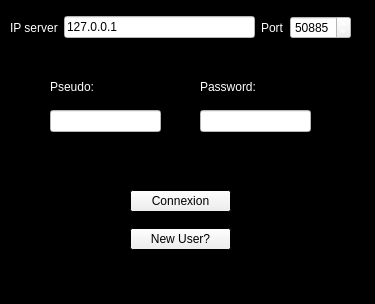
<?xml version="1.0" encoding="UTF-8"?>
<ui version="4.0">
 <class>fenConnexion</class>
 <widget class="QWidget" name="fenConnexion">
  <property name="geometry">
   <rect>
    <x>0</x>
    <y>0</y>
    <width>375</width>
    <height>304</height>
   </rect>
  </property>
  <property name="palette">
   <palette>
    <active>
     <colorrole role="Base">
      <brush brushstyle="SolidPattern">
       <color alpha="255">
        <red>255</red>
        <green>255</green>
        <blue>255</blue>
       </color>
      </brush>
     </colorrole>
     <colorrole role="Window">
      <brush brushstyle="SolidPattern">
       <color alpha="255">
        <red>0</red>
        <green>0</green>
        <blue>0</blue>
       </color>
      </brush>
     </colorrole>
    </active>
    <inactive>
     <colorrole role="Base">
      <brush brushstyle="SolidPattern">
       <color alpha="255">
        <red>255</red>
        <green>255</green>
        <blue>255</blue>
       </color>
      </brush>
     </colorrole>
     <colorrole role="Window">
      <brush brushstyle="SolidPattern">
       <color alpha="255">
        <red>0</red>
        <green>0</green>
        <blue>0</blue>
       </color>
      </brush>
     </colorrole>
    </inactive>
    <disabled>
     <colorrole role="Base">
      <brush brushstyle="SolidPattern">
       <color alpha="255">
        <red>0</red>
        <green>0</green>
        <blue>0</blue>
       </color>
      </brush>
     </colorrole>
     <colorrole role="Window">
      <brush brushstyle="SolidPattern">
       <color alpha="255">
        <red>0</red>
        <green>0</green>
        <blue>0</blue>
       </color>
      </brush>
     </colorrole>
    </disabled>
   </palette>
  </property>
  <property name="windowTitle">
   <string>Connexion</string>
  </property>
  <widget class="QWidget" name="verticalLayoutWidget">
   <property name="geometry">
    <rect>
     <x>50</x>
     <y>70</y>
     <width>111</width>
     <height>62</height>
    </rect>
   </property>
   <layout class="QVBoxLayout" name="verticalLayout_2">
    <item>
     <widget class="QLabel" name="pseudo_2">
      <property name="palette">
       <palette>
        <active>
         <colorrole role="WindowText">
          <brush brushstyle="SolidPattern">
           <color alpha="255">
            <red>255</red>
            <green>255</green>
            <blue>255</blue>
           </color>
          </brush>
         </colorrole>
         <colorrole role="Text">
          <brush brushstyle="SolidPattern">
           <color alpha="255">
            <red>255</red>
            <green>255</green>
            <blue>255</blue>
           </color>
          </brush>
         </colorrole>
         <colorrole role="ButtonText">
          <brush brushstyle="SolidPattern">
           <color alpha="255">
            <red>255</red>
            <green>255</green>
            <blue>255</blue>
           </color>
          </brush>
         </colorrole>
        </active>
        <inactive>
         <colorrole role="WindowText">
          <brush brushstyle="SolidPattern">
           <color alpha="255">
            <red>255</red>
            <green>255</green>
            <blue>255</blue>
           </color>
          </brush>
         </colorrole>
         <colorrole role="Text">
          <brush brushstyle="SolidPattern">
           <color alpha="255">
            <red>255</red>
            <green>255</green>
            <blue>255</blue>
           </color>
          </brush>
         </colorrole>
         <colorrole role="ButtonText">
          <brush brushstyle="SolidPattern">
           <color alpha="255">
            <red>255</red>
            <green>255</green>
            <blue>255</blue>
           </color>
          </brush>
         </colorrole>
        </inactive>
        <disabled>
         <colorrole role="WindowText">
          <brush brushstyle="SolidPattern">
           <color alpha="255">
            <red>143</red>
            <green>146</green>
            <blue>147</blue>
           </color>
          </brush>
         </colorrole>
         <colorrole role="Text">
          <brush brushstyle="SolidPattern">
           <color alpha="255">
            <red>143</red>
            <green>146</green>
            <blue>147</blue>
           </color>
          </brush>
         </colorrole>
         <colorrole role="ButtonText">
          <brush brushstyle="SolidPattern">
           <color alpha="255">
            <red>143</red>
            <green>146</green>
            <blue>147</blue>
           </color>
          </brush>
         </colorrole>
        </disabled>
       </palette>
      </property>
      <property name="text">
       <string>Pseudo:</string>
      </property>
     </widget>
    </item>
    <item>
     <widget class="QLineEdit" name="pseudo">
      <property name="palette">
       <palette>
        <active>
         <colorrole role="Base">
          <brush brushstyle="SolidPattern">
           <color alpha="255">
            <red>255</red>
            <green>255</green>
            <blue>255</blue>
           </color>
          </brush>
         </colorrole>
         <colorrole role="Window">
          <brush brushstyle="SolidPattern">
           <color alpha="255">
            <red>255</red>
            <green>255</green>
            <blue>255</blue>
           </color>
          </brush>
         </colorrole>
        </active>
        <inactive>
         <colorrole role="Base">
          <brush brushstyle="SolidPattern">
           <color alpha="255">
            <red>255</red>
            <green>255</green>
            <blue>255</blue>
           </color>
          </brush>
         </colorrole>
         <colorrole role="Window">
          <brush brushstyle="SolidPattern">
           <color alpha="255">
            <red>255</red>
            <green>255</green>
            <blue>255</blue>
           </color>
          </brush>
         </colorrole>
        </inactive>
        <disabled>
         <colorrole role="Base">
          <brush brushstyle="SolidPattern">
           <color alpha="255">
            <red>255</red>
            <green>255</green>
            <blue>255</blue>
           </color>
          </brush>
         </colorrole>
         <colorrole role="Window">
          <brush brushstyle="SolidPattern">
           <color alpha="255">
            <red>255</red>
            <green>255</green>
            <blue>255</blue>
           </color>
          </brush>
         </colorrole>
        </disabled>
       </palette>
      </property>
     </widget>
    </item>
   </layout>
  </widget>
  <widget class="QWidget" name="verticalLayoutWidget_2">
   <property name="geometry">
    <rect>
     <x>200</x>
     <y>70</y>
     <width>111</width>
     <height>62</height>
    </rect>
   </property>
   <layout class="QVBoxLayout" name="verticalLayout_3">
    <item>
     <widget class="QLabel" name="password_2">
      <property name="palette">
       <palette>
        <active>
         <colorrole role="WindowText">
          <brush brushstyle="SolidPattern">
           <color alpha="255">
            <red>255</red>
            <green>255</green>
            <blue>255</blue>
           </color>
          </brush>
         </colorrole>
        </active>
        <inactive>
         <colorrole role="WindowText">
          <brush brushstyle="SolidPattern">
           <color alpha="255">
            <red>255</red>
            <green>255</green>
            <blue>255</blue>
           </color>
          </brush>
         </colorrole>
        </inactive>
        <disabled>
         <colorrole role="WindowText">
          <brush brushstyle="SolidPattern">
           <color alpha="255">
            <red>143</red>
            <green>146</green>
            <blue>147</blue>
           </color>
          </brush>
         </colorrole>
        </disabled>
       </palette>
      </property>
      <property name="text">
       <string>Password:</string>
      </property>
     </widget>
    </item>
    <item>
     <widget class="QLineEdit" name="password">
      <property name="palette">
       <palette>
        <active>
         <colorrole role="Base">
          <brush brushstyle="SolidPattern">
           <color alpha="255">
            <red>255</red>
            <green>255</green>
            <blue>255</blue>
           </color>
          </brush>
         </colorrole>
         <colorrole role="Window">
          <brush brushstyle="SolidPattern">
           <color alpha="255">
            <red>255</red>
            <green>255</green>
            <blue>255</blue>
           </color>
          </brush>
         </colorrole>
        </active>
        <inactive>
         <colorrole role="Base">
          <brush brushstyle="SolidPattern">
           <color alpha="255">
            <red>255</red>
            <green>255</green>
            <blue>255</blue>
           </color>
          </brush>
         </colorrole>
         <colorrole role="Window">
          <brush brushstyle="SolidPattern">
           <color alpha="255">
            <red>255</red>
            <green>255</green>
            <blue>255</blue>
           </color>
          </brush>
         </colorrole>
        </inactive>
        <disabled>
         <colorrole role="Base">
          <brush brushstyle="SolidPattern">
           <color alpha="255">
            <red>255</red>
            <green>255</green>
            <blue>255</blue>
           </color>
          </brush>
         </colorrole>
         <colorrole role="Window">
          <brush brushstyle="SolidPattern">
           <color alpha="255">
            <red>255</red>
            <green>255</green>
            <blue>255</blue>
           </color>
          </brush>
         </colorrole>
        </disabled>
       </palette>
      </property>
      <property name="inputMethodHints">
       <set>Qt::ImhHiddenText|Qt::ImhNoAutoUppercase|Qt::ImhNoPredictiveText|Qt::ImhSensitiveData</set>
      </property>
      <property name="echoMode">
       <enum>QLineEdit::Password</enum>
      </property>
     </widget>
    </item>
   </layout>
  </widget>
  <widget class="QWidget" name="verticalLayoutWidget_3">
   <property name="geometry">
    <rect>
     <x>130</x>
     <y>180</y>
     <width>101</width>
     <height>80</height>
    </rect>
   </property>
   <layout class="QVBoxLayout" name="verticalLayout_4">
    <item>
     <widget class="QPushButton" name="ConnectButton">
      <property name="text">
       <string>Connexion</string>
      </property>
     </widget>
    </item>
    <item>
     <widget class="QPushButton" name="newUser">
      <property name="text">
       <string>New User?</string>
      </property>
     </widget>
    </item>
   </layout>
  </widget>
  <widget class="QWidget" name="horizontalLayoutWidget">
   <property name="geometry">
    <rect>
     <x>10</x>
     <y>10</y>
     <width>341</width>
     <height>35</height>
    </rect>
   </property>
   <layout class="QHBoxLayout" name="horizontalLayout_7">
    <item>
     <widget class="QLabel" name="label">
      <property name="palette">
       <palette>
        <active>
         <colorrole role="WindowText">
          <brush brushstyle="SolidPattern">
           <color alpha="255">
            <red>255</red>
            <green>255</green>
            <blue>255</blue>
           </color>
          </brush>
         </colorrole>
         <colorrole role="Text">
          <brush brushstyle="SolidPattern">
           <color alpha="255">
            <red>255</red>
            <green>255</green>
            <blue>255</blue>
           </color>
          </brush>
         </colorrole>
         <colorrole role="Base">
          <brush brushstyle="SolidPattern">
           <color alpha="255">
            <red>255</red>
            <green>255</green>
            <blue>255</blue>
           </color>
          </brush>
         </colorrole>
         <colorrole role="Window">
          <brush brushstyle="SolidPattern">
           <color alpha="255">
            <red>125</red>
            <green>125</green>
            <blue>124</blue>
           </color>
          </brush>
         </colorrole>
        </active>
        <inactive>
         <colorrole role="WindowText">
          <brush brushstyle="SolidPattern">
           <color alpha="255">
            <red>255</red>
            <green>255</green>
            <blue>255</blue>
           </color>
          </brush>
         </colorrole>
         <colorrole role="Text">
          <brush brushstyle="SolidPattern">
           <color alpha="255">
            <red>255</red>
            <green>255</green>
            <blue>255</blue>
           </color>
          </brush>
         </colorrole>
         <colorrole role="Base">
          <brush brushstyle="SolidPattern">
           <color alpha="255">
            <red>255</red>
            <green>255</green>
            <blue>255</blue>
           </color>
          </brush>
         </colorrole>
         <colorrole role="Window">
          <brush brushstyle="SolidPattern">
           <color alpha="255">
            <red>125</red>
            <green>125</green>
            <blue>124</blue>
           </color>
          </brush>
         </colorrole>
        </inactive>
        <disabled>
         <colorrole role="WindowText">
          <brush brushstyle="SolidPattern">
           <color alpha="255">
            <red>143</red>
            <green>146</green>
            <blue>147</blue>
           </color>
          </brush>
         </colorrole>
         <colorrole role="Text">
          <brush brushstyle="SolidPattern">
           <color alpha="255">
            <red>143</red>
            <green>146</green>
            <blue>147</blue>
           </color>
          </brush>
         </colorrole>
         <colorrole role="Base">
          <brush brushstyle="SolidPattern">
           <color alpha="255">
            <red>125</red>
            <green>125</green>
            <blue>124</blue>
           </color>
          </brush>
         </colorrole>
         <colorrole role="Window">
          <brush brushstyle="SolidPattern">
           <color alpha="255">
            <red>125</red>
            <green>125</green>
            <blue>124</blue>
           </color>
          </brush>
         </colorrole>
        </disabled>
       </palette>
      </property>
      <property name="text">
       <string>IP server</string>
      </property>
     </widget>
    </item>
    <item>
     <widget class="QLineEdit" name="serverIP">
      <property name="enabled">
       <bool>true</bool>
      </property>
      <property name="palette">
       <palette>
        <active>
         <colorrole role="WindowText">
          <brush brushstyle="SolidPattern">
           <color alpha="255">
            <red>0</red>
            <green>0</green>
            <blue>0</blue>
           </color>
          </brush>
         </colorrole>
         <colorrole role="Text">
          <brush brushstyle="SolidPattern">
           <color alpha="255">
            <red>0</red>
            <green>0</green>
            <blue>0</blue>
           </color>
          </brush>
         </colorrole>
         <colorrole role="Base">
          <brush brushstyle="SolidPattern">
           <color alpha="255">
            <red>255</red>
            <green>255</green>
            <blue>255</blue>
           </color>
          </brush>
         </colorrole>
         <colorrole role="Window">
          <brush brushstyle="SolidPattern">
           <color alpha="255">
            <red>255</red>
            <green>255</green>
            <blue>255</blue>
           </color>
          </brush>
         </colorrole>
        </active>
        <inactive>
         <colorrole role="WindowText">
          <brush brushstyle="SolidPattern">
           <color alpha="255">
            <red>0</red>
            <green>0</green>
            <blue>0</blue>
           </color>
          </brush>
         </colorrole>
         <colorrole role="Text">
          <brush brushstyle="SolidPattern">
           <color alpha="255">
            <red>0</red>
            <green>0</green>
            <blue>0</blue>
           </color>
          </brush>
         </colorrole>
         <colorrole role="Base">
          <brush brushstyle="SolidPattern">
           <color alpha="255">
            <red>255</red>
            <green>255</green>
            <blue>255</blue>
           </color>
          </brush>
         </colorrole>
         <colorrole role="Window">
          <brush brushstyle="SolidPattern">
           <color alpha="255">
            <red>255</red>
            <green>255</green>
            <blue>255</blue>
           </color>
          </brush>
         </colorrole>
        </inactive>
        <disabled>
         <colorrole role="WindowText">
          <brush brushstyle="SolidPattern">
           <color alpha="255">
            <red>143</red>
            <green>146</green>
            <blue>147</blue>
           </color>
          </brush>
         </colorrole>
         <colorrole role="Text">
          <brush brushstyle="SolidPattern">
           <color alpha="255">
            <red>143</red>
            <green>146</green>
            <blue>147</blue>
           </color>
          </brush>
         </colorrole>
         <colorrole role="Base">
          <brush brushstyle="SolidPattern">
           <color alpha="255">
            <red>255</red>
            <green>255</green>
            <blue>255</blue>
           </color>
          </brush>
         </colorrole>
         <colorrole role="Window">
          <brush brushstyle="SolidPattern">
           <color alpha="255">
            <red>255</red>
            <green>255</green>
            <blue>255</blue>
           </color>
          </brush>
         </colorrole>
        </disabled>
       </palette>
      </property>
      <property name="text">
       <string>127.0.0.1</string>
      </property>
     </widget>
    </item>
    <item>
     <widget class="QLabel" name="label_2">
      <property name="palette">
       <palette>
        <active>
         <colorrole role="WindowText">
          <brush brushstyle="SolidPattern">
           <color alpha="255">
            <red>255</red>
            <green>255</green>
            <blue>255</blue>
           </color>
          </brush>
         </colorrole>
        </active>
        <inactive>
         <colorrole role="WindowText">
          <brush brushstyle="SolidPattern">
           <color alpha="255">
            <red>255</red>
            <green>255</green>
            <blue>255</blue>
           </color>
          </brush>
         </colorrole>
        </inactive>
        <disabled>
         <colorrole role="WindowText">
          <brush brushstyle="SolidPattern">
           <color alpha="255">
            <red>143</red>
            <green>146</green>
            <blue>147</blue>
           </color>
          </brush>
         </colorrole>
        </disabled>
       </palette>
      </property>
      <property name="text">
       <string>Port</string>
      </property>
     </widget>
    </item>
    <item>
     <widget class="QSpinBox" name="serverPort">
      <property name="palette">
       <palette>
        <active>
         <colorrole role="WindowText">
          <brush brushstyle="SolidPattern">
           <color alpha="255">
            <red>255</red>
            <green>255</green>
            <blue>255</blue>
           </color>
          </brush>
         </colorrole>
         <colorrole role="Text">
          <brush brushstyle="SolidPattern">
           <color alpha="255">
            <red>0</red>
            <green>0</green>
            <blue>0</blue>
           </color>
          </brush>
         </colorrole>
         <colorrole role="Base">
          <brush brushstyle="SolidPattern">
           <color alpha="255">
            <red>255</red>
            <green>255</green>
            <blue>255</blue>
           </color>
          </brush>
         </colorrole>
         <colorrole role="Window">
          <brush brushstyle="SolidPattern">
           <color alpha="255">
            <red>255</red>
            <green>255</green>
            <blue>255</blue>
           </color>
          </brush>
         </colorrole>
        </active>
        <inactive>
         <colorrole role="WindowText">
          <brush brushstyle="SolidPattern">
           <color alpha="255">
            <red>255</red>
            <green>255</green>
            <blue>255</blue>
           </color>
          </brush>
         </colorrole>
         <colorrole role="Text">
          <brush brushstyle="SolidPattern">
           <color alpha="255">
            <red>0</red>
            <green>0</green>
            <blue>0</blue>
           </color>
          </brush>
         </colorrole>
         <colorrole role="Base">
          <brush brushstyle="SolidPattern">
           <color alpha="255">
            <red>255</red>
            <green>255</green>
            <blue>255</blue>
           </color>
          </brush>
         </colorrole>
         <colorrole role="Window">
          <brush brushstyle="SolidPattern">
           <color alpha="255">
            <red>255</red>
            <green>255</green>
            <blue>255</blue>
           </color>
          </brush>
         </colorrole>
        </inactive>
        <disabled>
         <colorrole role="WindowText">
          <brush brushstyle="SolidPattern">
           <color alpha="255">
            <red>143</red>
            <green>146</green>
            <blue>147</blue>
           </color>
          </brush>
         </colorrole>
         <colorrole role="Text">
          <brush brushstyle="SolidPattern">
           <color alpha="255">
            <red>143</red>
            <green>146</green>
            <blue>147</blue>
           </color>
          </brush>
         </colorrole>
         <colorrole role="Base">
          <brush brushstyle="SolidPattern">
           <color alpha="255">
            <red>255</red>
            <green>255</green>
            <blue>255</blue>
           </color>
          </brush>
         </colorrole>
         <colorrole role="Window">
          <brush brushstyle="SolidPattern">
           <color alpha="255">
            <red>255</red>
            <green>255</green>
            <blue>255</blue>
           </color>
          </brush>
         </colorrole>
        </disabled>
       </palette>
      </property>
      <property name="minimum">
       <number>1024</number>
      </property>
      <property name="maximum">
       <number>65535</number>
      </property>
      <property name="value">
       <number>50885</number>
      </property>
     </widget>
    </item>
   </layout>
  </widget>
 </widget>
 <resources/>
 <connections/>
</ui>
